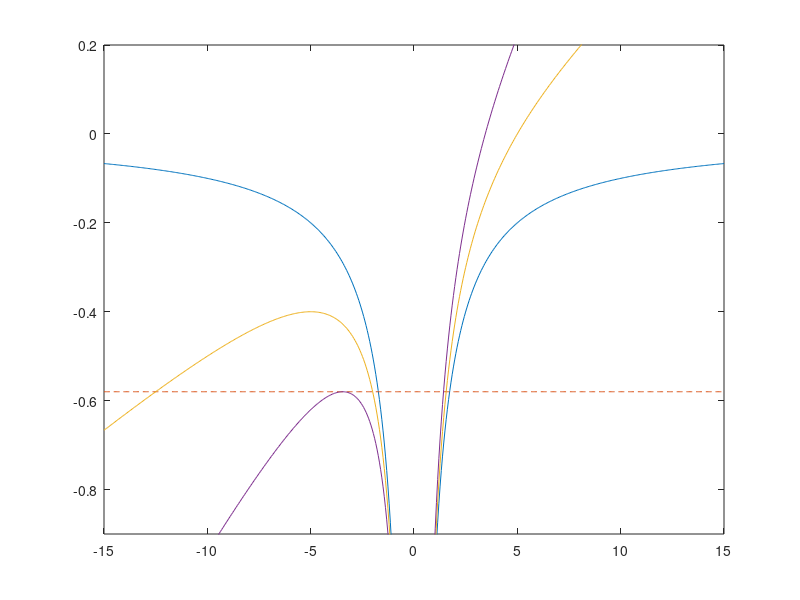

Write the MATLAB code that produced this figure.
xaxis = linspace(-15,15,512);
V0 = -1./abs(xaxis);

figure(1)
clf
plot(xaxis,V0)
ylim([-0.9 0.2]);
hold on
plot(xaxis,-0.58.*ones(size(xaxis)),'--')

V1 = V0 + 0.04.*xaxis;
plot(xaxis,V1)

V2 = V0 + (0.58/2).^2.*xaxis;
plot(xaxis,V2)